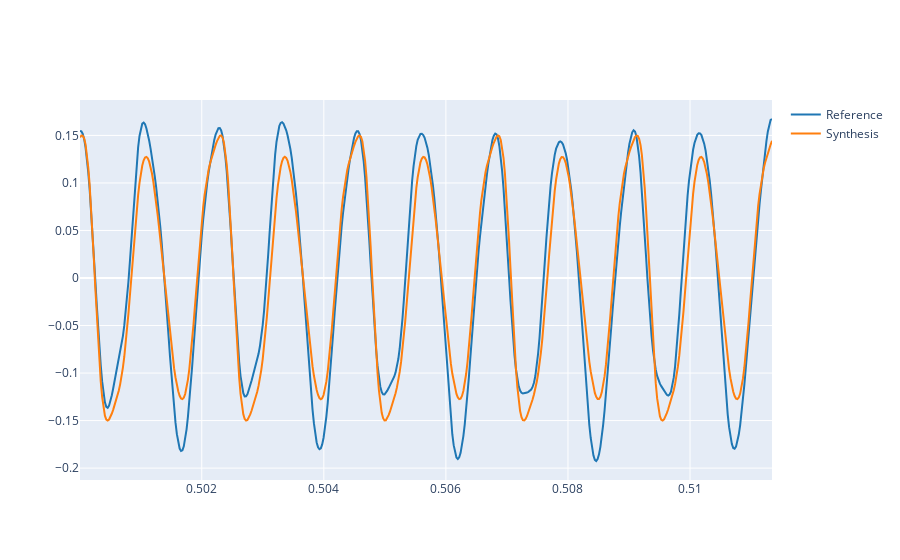

Notebook code cell kept with this figure:
### Markdown cell above
2.1. Use the `synthetize` function to generate a synthesis with the weights ($A_k$) found in 1.3 and the fundamental frequency and phases found in previous labs. Plot both the reference and the synthetize signal. Listen to the synthetize signal.

### Code cell
# Write the code here
y = synthesize(f0=440, phi=0.9, Ak=weights, t=np.arange(0, 2, 1.0/fs))

A0 = 0.15
T0 = 1/440
num_periods = 5
t_start = 0.5
t_end = t_start + T0*num_periods

y = A0 * (y / np.max(y))

plot_signals([ref, y], fs, t_start=t_start, t_end=t_end, name=['Reference', 'Synthesis'])

### Figure 1 — Plotly figure (JSON) as saved in the notebook; plotly's stock layout.template omitted (floating-point values rounded to 4 significant figures; data arrays with more than 128 entries replaced by an {"elided": "..."} marker saying what was removed)
{"data": [{"line": {"color": "#1f77b4", "shape": "linear"}, "mode": "lines", "name": "Reference", "type": "scatter", "x": {"elided": "501 float values"}, "y": {"elided": "501 float values"}}, {"line": {"color": "#ff7f0e", "shape": "linear"}, "mode": "lines", "name": "Synthesis", "type": "scatter", "x": {"elided": "501 float values"}, "y": {"elided": "501 float values"}}], "layout": {}}
